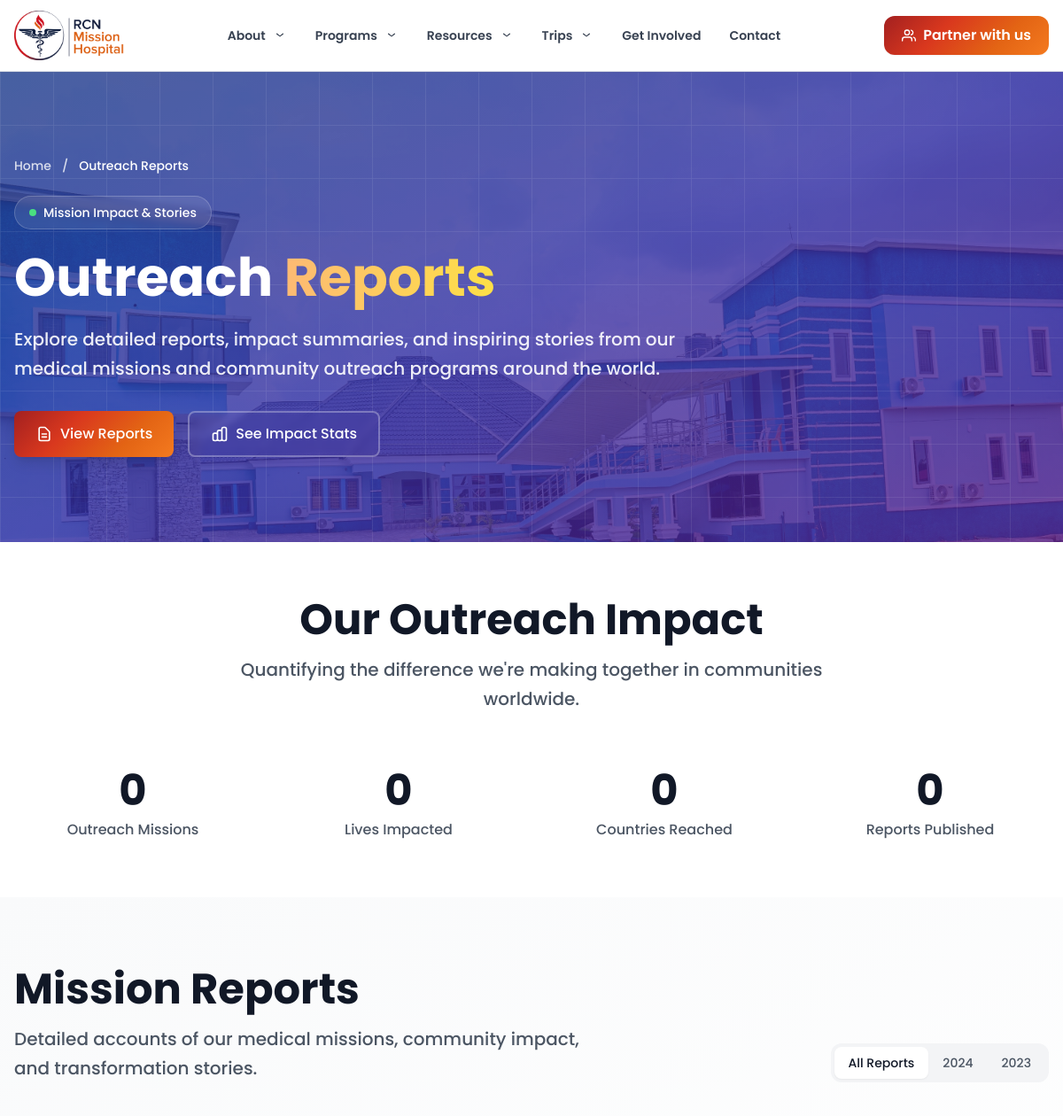
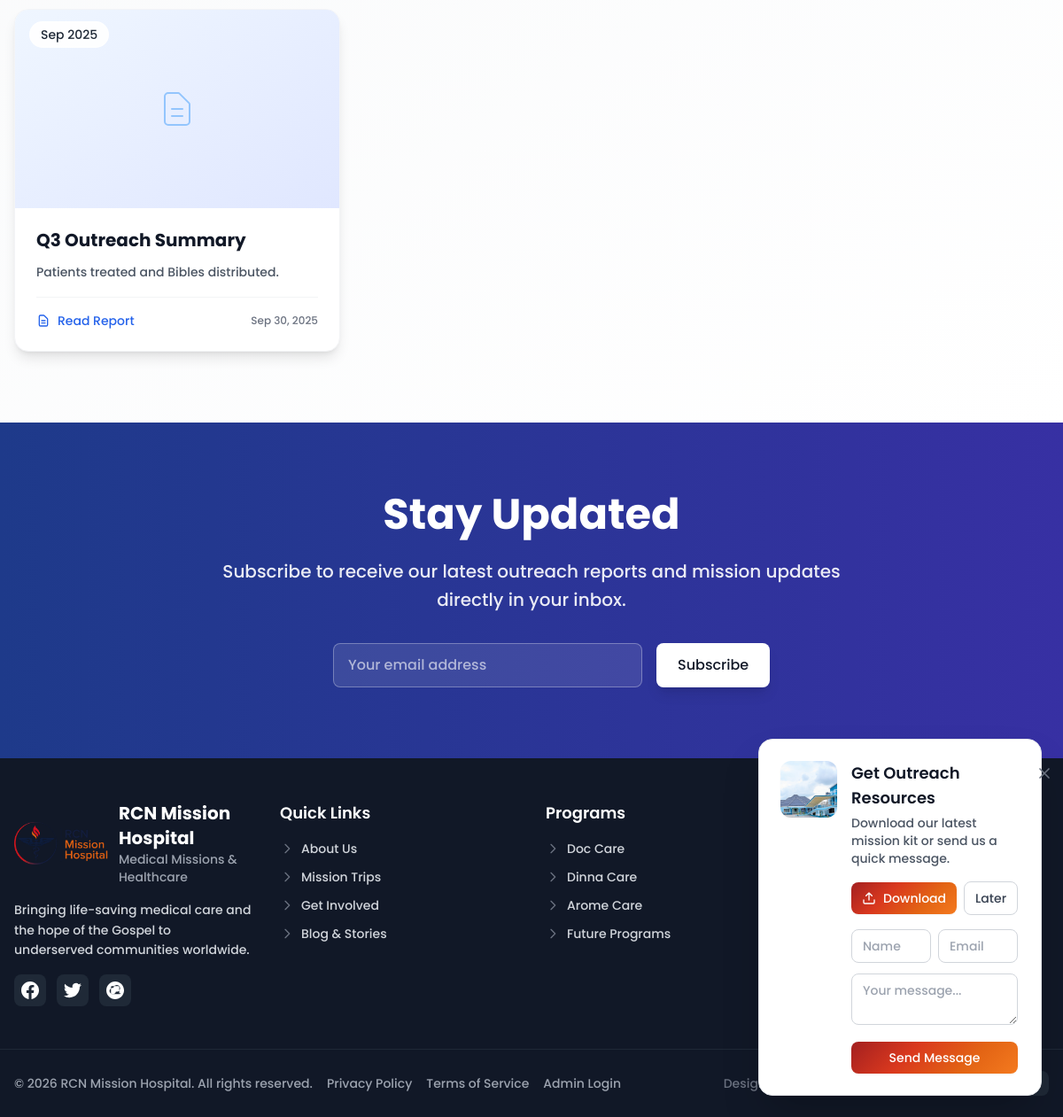
The page /outreach-report/index.php on the database its author committed (2 pictures, top to bottom).
### tables this page shows
CREATE TABLE IF NOT EXISTS outreach_reports (
  id INT AUTO_INCREMENT PRIMARY KEY,
  title VARCHAR(200) NOT NULL,
  description TEXT NOT NULL,
  file_link VARCHAR(255) DEFAULT NULL,
  image VARCHAR(255) DEFAULT NULL,
  date DATE NOT NULL
);

### config/security.php (called while the page is built, shortened)
<?php
function esc_html(string $str): string {
    return htmlspecialchars($str, ENT_QUOTES, 'UTF-8');
}
function url(string $path): string {
    $base = defined('BASE_PATH') ? BASE_PATH : '/';
    return rtrim($base, '/') . '/' . ltrim($path, '/');
}

### config/db.php (called while the page is built, shortened)
<?php
function db(): PDO {
    static $pdo = null;
    if ($pdo === null) {
        $dsn = 'mysql:host=' . DB_HOST . ';dbname=' . DB_NAME . ';charset=utf8mb4';
        $options = [
            PDO::ATTR_ERRMODE => PDO::ERRMODE_EXCEPTION,
            PDO::ATTR_DEFAULT_FETCH_MODE => PDO::FETCH_ASSOC,
            PDO::ATTR_EMULATE_PREPARES => false,
        ];
        $pdo = new PDO($dsn, DB_USER, DB_PASS, $options);
    }
    return $pdo;
}

### outreach-report/index.php (the view, shortened to what this page needs)
<?php require_once __DIR__ . '/../config/security.php'; ?>
<?php require_once __DIR__ . '/../config/db.php'; ?>
<?php include __DIR__ . '/../includes/header.php'; ?>
<?php
$page = isset($_GET['page']) ? max(1, (int)$_GET['page']) : 1;
$perPage = 9;
?>
<section class="relative bg-gradient-to-br from-blue-900 via-indigo-800 to-purple-900 text-white overflow-hidden">
  <div class="absolute inset-0 opacity-20">
    <div class="absolute inset-0"
      style="background-image: url('<?php echo url('assets/images/hero1.jpg'); ?>'); background-size: cover; background-position: center;">
    </div>
  </div>
  <div class="absolute top-0 left-0 right-0 bottom-0 opacity-10">
    <svg width="100%" height="100%" xmlns="http://www.w3.org/2000/svg">
      <defs>
        <pattern id="grid" width="60" height="60" patternUnits="userSpaceOnUse">
          <path d="M 60 0 L 0 0 0 60" fill="none" stroke="white" stroke-width="1.5" />
        </pattern>
      </defs>
      <rect width="100%" height="100%" fill="url(#grid)" />
    </svg>
  </div>
  <div class="relative max-w-7xl mx-auto px-4 py-24">
    <div class="max-w-3xl">
      <nav class="flex text-sm text-white/80 mb-6">
        <a href="<?php echo url(''); ?>" class="hover:text-orange-300 transition-colors">Home</a>
        <span class="mx-3">/</span>
        <span class="text-white">Outreach Reports</span>
      </nav>
      <div
        class="inline-flex items-center px-4 py-2 rounded-full bg-white/10 backdrop-blur-sm border border-white/20 text-sm mb-6">
        <span class="w-2 h-2 rounded-full bg-green-400 mr-2 animate-pulse"></span>
        Mission Impact & Stories
      </div>
      <h1 class="text-5xl md:text-6xl font-bold mb-6 leading-tight" style="font-family: Poppins, sans-serif;">
        Outreach <span
          class="text-transparent bg-clip-text bg-gradient-to-r from-orange-300 to-yellow-300">Reports</span>
      </h1>
      <p class="text-xl text-white/90 mb-8 leading-relaxed">
        Explore detailed reports, impact summaries, and inspiring stories from our medical missions and
        community outreach programs around the world.
      </p>
      <div class="flex flex-wrap gap-4">
        <a href="#reports-grid"
          class="inline-flex items-center px-6 py-3 rounded-lg font-medium text-white transition-all duration-300 transform hover:scale-105 shadow-lg"
          style="background: <?php echo RCN_GRADIENT; ?>">
          <svg class="w-5 h-5 mr-2" fill="none" stroke="currentColor" viewBox="0 0 24 24"
            xmlns="http://www.w3.org/2000/svg">
            <path stroke-linecap="round" stroke-linejoin="round" stroke-width="2"
              d="M9 12h6m-6 4h6m2 5H7a2 2 0 01-2-2V5a2 2 0 012-2h5.586a1 1 0 01.707.293l5.414 5.414a1 1 0 01.293.707V19a2 2 0 01-2 2z">
            </path>
          </svg>
          View Reports
        </a>
        <a href="#stats"
          class="inline-flex items-center px-6 py-3 rounded-lg font-medium border-2 border-white/30 text-white hover:bg-white/10 transition-all duration-300 backdrop-blur-sm">
          See Impact Stats
        </a>
      </div>
    </div>
  </div>
</section>
<section id="stats" class="bg-white py-16">
  <div class="max-w-7xl mx-auto px-4">
    <div class="text-center max-w-3xl mx-auto mb-16">
      <h2 class="text-4xl md:text-5xl font-bold text-gray-900 mb-4">Our Outreach Impact</h2>
      <p class="text-xl text-gray-600 leading-relaxed">Quantifying the difference we're making together in
        communities worldwide.</p>
    </div>
    <div class="grid grid-cols-2 lg:grid-cols-4 gap-8">
      <div class="text-center">
        <div class="text-4xl lg:text-5xl font-bold text-gray-900 mb-2" data-count="50">0</div>
        <div class="text-gray-600">Outreach Missions</div>
      </div>
      <div class="text-center">
        <div class="text-4xl lg:text-5xl font-bold text-gray-900 mb-2" data-count="25000">0</div>
        <div class="text-gray-600">Lives Impacted</div>
      </div>
      <div class="text-center">
        <div class="text-4xl lg:text-5xl font-bold text-gray-900 mb-2" data-count="15">0</div>
        <div class="text-gray-600">Countries Reached</div>
      </div>
      <div class="text-center">
        <div class="text-4xl lg:text-5xl font-bold text-gray-900 mb-2" data-count="75">0</div>
        <div class="text-gray-600">Reports Published</div>
      </div>
    </div>
  </div>
</section>
<section id="reports-grid" class="bg-gradient-to-br from-gray-50 to-white py-20">
  <div class="max-w-7xl mx-auto px-4">
    <div class="flex flex-col lg:flex-row items-start lg:items-end justify-between mb-12">
      <div class="max-w-2xl">
        <h2 class="text-4xl md:text-5xl font-bold text-gray-900 mb-4">Mission Reports</h2>
        <p class="text-xl text-gray-600 leading-relaxed">Detailed accounts of our medical missions, community
          impact, and transformation stories.</p>
      </div>
      <div class="flex bg-gray-100 rounded-xl p-1 mt-6 lg:mt-0">
        <button class="px-4 py-2 rounded-lg text-sm font-medium bg-white text-gray-900 shadow-sm">All
          Reports</button>
        <button class="px-4 py-2 rounded-lg text-sm font-medium text-gray-600 hover:text-gray-900">2024</button>
        <button class="px-4 py-2 rounded-lg text-sm font-medium text-gray-600 hover:text-gray-900">2023</button>
      </div>
    </div>
    <?php
    try {
      $offset = ($page - 1) * $perPage;
      $reports = db()->query('SELECT id, title, description, file_link, image, date FROM outreach_reports ORDER BY date DESC, id DESC LIMIT ' . (int)$perPage . ' OFFSET ' . (int)$offset)->fetchAll();
    } catch (Throwable $e) {
      $reports = [];
      $pages = 1;
    }
    if (!function_exists('excerpt_plain')) {
      function excerpt_plain(string $html, int $limit = 220): string {
        $text = trim(preg_replace('/\s+/u', ' ', strip_tags($html)));
        if (mb_strlen($text) <= $limit) return $text;
        $cut = mb_substr($text, 0, $limit);
        $cut = preg_replace('/\s+\S*$/u', '', $cut);
        return rtrim($cut) . '…';
      }
    }
    ?>
    <div class="grid sm:grid-cols-2 lg:grid-cols-3 gap-8">
      <?php foreach ($reports as $r): ?>
        <article
          class="bg-white rounded-2xl shadow-lg border border-gray-100 overflow-hidden group hover:shadow-xl transition-all duration-500">
          <?php if (!empty($r['image'])): ?>
            <div class="relative overflow-hidden">
              <img src="<?php echo url('uploads/' . esc_attr($r['image'])); ?>"
                alt="<?php echo esc_attr($r['title']); ?>"
                class="w-full h-56 object-cover transition-transform duration-500 group-hover:scale-105">
              <div class="absolute top-4 left-4">
                <span
                  class="px-3 py-1 bg-white/90 backdrop-blur-sm text-gray-800 text-sm font-medium rounded-full border border-white/50">
                  <?php echo date('M Y', strtotime($r['date'])); ?>
                </span>
              </div>
            </div>
          <?php else: ?>
            <div
              class="h-56 bg-gradient-to-br from-blue-50 to-indigo-100 flex items-center justify-center relative">
              <div class="absolute top-4 left-4">
                <span
                  class="px-3 py-1 bg-white/90 backdrop-blur-sm text-gray-800 text-sm font-medium rounded-full border border-white/50">
                  <?php echo date('M Y', strtotime($r['date'])); ?>
                </span>
              </div>
            </div>
          <?php endif; ?>
          <div class="p-6">
            <h3
              class="text-xl font-bold text-gray-900 mb-3 group-hover:text-blue-600 transition-colors duration-300 leading-tight">
              <a href="<?php echo url('outreach-report/view.php'); ?>?id=<?php echo (int)$r['id']; ?>">
                <?php echo esc_html($r['title']); ?>
              </a>
            </h3>
            <p class="text-gray-600 mb-4 leading-relaxed text-sm line-clamp-3">
              <?php echo esc_html(excerpt_plain($r['description'], 220)); ?>
            </p>
            <div class="flex items-center justify-between pt-4 border-t border-gray-100">
              <div class="flex items-center gap-4">
                <a href="<?php echo url('outreach-report/view.php'); ?>?id=<?php echo (int)$r['id']; ?>"
                  class="inline-flex items-center gap-2 text-blue-600 font-medium hover:text-blue-700 transition-colors duration-300 text-sm">
                  <svg class="w-4 h-4" fill="none" stroke="currentColor" viewBox="0 0 24 24"
                    xmlns="http://www.w3.org/2000/svg">
                    <path stroke-linecap="round" stroke-linejoin="round" stroke-width="2"
                      d="M9 12h6m-6 4h6m2 5H7a2 2 0 01-2-2V5a2 2 0 012-2h5.586a1 1 0 01.707.293l5.414 5.414a1 1 0 01.293.707V19a2 2 0 01-2 2z">
                    </path>
                  </svg>
                  Read Report
                </a>
              </div>
              <span class="text-xs text-gray-500">
                <?php echo date('M j, Y', strtotime($r['date'])); ?>
              </span>
            </div>
          </div>
        </article>
      <?php endforeach; ?>
    </div>
  </div>
</section>
<section class="bg-gradient-to-r from-blue-900 to-indigo-800 text-white py-20">
  <div class="max-w-7xl mx-auto px-4 text-center">
    <h2 class="text-4xl md:text-5xl font-bold mb-6">Stay Updated</h2>
    <p class="text-xl text-white/90 max-w-3xl mx-auto mb-8 leading-relaxed">
      Subscribe to receive our latest outreach reports and mission updates directly in your inbox.
    </p>
    <form id="newsletterForm" class="flex flex-col sm:flex-row gap-4 max-w-md mx-auto">
      <input id="newsletterEmail" name="email" type="email" placeholder="Your email address"
        class="flex-1 px-4 py-3 rounded-lg border border-white/30 bg-white/10 text-white placeholder-white/60 focus:outline-none focus:ring-2 focus:ring-white/50">
      <button type="submit"
        class="px-6 py-3 rounded-lg bg-white text-gray-900 font-medium hover:bg-gray-100 transition-colors shadow-lg">
        Subscribe
      </button>
    </form>
  </div>
</section>
<?php include __DIR__ . '/../includes/footer.php'; ?>

### assets/css/custom.css (style rules this page uses)
:root { --midnight: #0A1A3B; --mission_orange: #E36414; --deep_red: #A32020; --flame_red: #D9381E; --warm_orange: #F47A1F; --soft_gray: #F2F2F2; }
body { font-family: "Poppins", system-ui, -apple-system, Segoe UI, Roboto, sans-serif; -webkit-text-size-adjust: 100%; font-weight: 500; }
h1, h2, h3, h4, h5, h6 { font-family: Poppins, system-ui, -apple-system, Segoe UI, Roboto, sans-serif; font-weight: 700; }
html { scroll-behavior: smooth; }

### outreach-report/index.php (style rules this page uses)
.line-clamp-3 { display: -webkit-box; -webkit-line-clamp: 3; -webkit-box-orient: vertical; overflow: hidden; }

### rows shown on the page
outreach_reports: date "Sep 2025", title "Q3 Outreach Summary", description "Patients treated and Bibles distributed.", date "Sep 30, 2025"

### other values the page prints
APP_NAME "RCN Mission Hospital"
